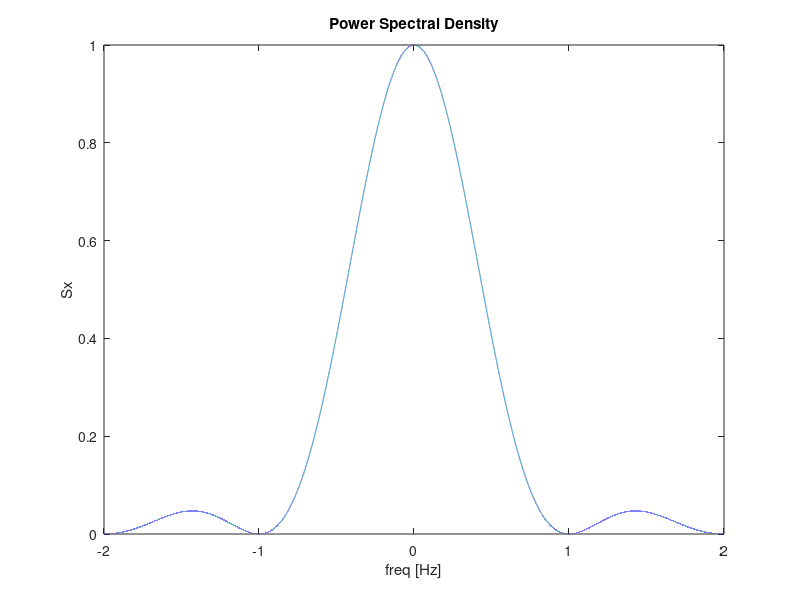

This chart was generated by the following MATLAB code: (Note: this script raises an error after producing the figure.)
%% Problem 1
% The power spectral density of a random binary sequence with chip interval
% Tc is given by 
%                           Sx(f) = Tc*(sinc(f*Tc))^2
%
% From lecture we know that over 90% of the power in Sx(f) lies in the 
% interval -1/Tc < f < 1/Tc
%--------------------------------------------------------------------------
clc; close all; clear all
format short
% What percentage of power lies in -2/Tc < f < 2/Tc ?
Tc = 1;
f = linspace(-2/Tc, 2/Tc, 1e5);
Sx = Tc*(sinc(f*Tc)).^2;
plot(f,Sx);
xlabel('freq [Hz]'); ylabel('Sx'); title('Power Spectral Density')

Sx = @(f) Tc*(sinc(f*Tc)).^2;
power = integral(Sx,-2/Tc, 2/Tc);

% Integral of Sx(f) over -Inf < f < Inf = 1. Then, the percentage is 
total_power = 1;
round(power/total_power, 3)


%% Problem 2
% GPS L1 C/A code has a Tc ~ 1us 
% ==> null-to-null bandwidth of the main lobe of the power spectrum (B1)
% B1 = 2/Tc ~ 2 MHz
%
% Note that the spectrum of Sx within B1 is not filled uniformly with power.
%--------------------------------------------------------------------------
clc; close all; clear all
format short

Tc = 1e-6; W = 2e6;
syms f f1 tau tau1
Sx = Tc*(sinc(f1*Tc))^2;
Sx_efficient = rectangularPulse(f/W)/W;

figure()
fplot(Sx,[-2/Tc, 2/Tc], Color='k')
hold on
fplot(Sx_efficient,[-2/Tc, 2/Tc], Color='b')
title('Power spectral density')
legend('Sx','Sx_{efficient}')

% a) Find the autocorrelation function Rx(tau) of the spreading waveform by
% taking the inverse transform of Sx(f)
Rx_efficient = ifourier(Sx_efficient,f,tau);

figure()
fplot(Rx_efficient, [-10*Tc, 10*Tc], Color='b')
title('Autocorrelation of Rx_{efficient}') 

% b) How wide is the main peak in the autocorrelation function Rx (from
% first left to first right zero-crossing)?
right_zero_crossing = vpa(solve(Rx_efficient));
main_peak_width = 2*right_zero_crossing % since the function is symmetric

% c) Compare this width to the width of the peak of the autocorrelation
% function Rx_bar for a random binary sequence with a null-to-null
% bandwidth B1 = W
Rx_bar = triangularPulse(-Tc, Tc, tau1); % from class notes

figure()
fplot(Rx_bar,[-10*Tc, 10*Tc], Color='k')
hold on
fplot(Rx_efficient, [-10*Tc, 10*Tc], Color='b')
title('Autocorrelation') 
legend('Rx','Rx_{efficient}')

main_peak_width_bar = 2*Tc

% d) The following ratio shows that the width of the main peak of the 
% autocorrelation function of the more efficient waveform (in terms of 
% noise) is more than 3 times wider than the original random binary
% sequence. This means that one would loose precision. 
% 
% My logic is the following, one would want the autocorrelation to be a 
% dirac delta. Then, the achieved precision would be excellent. As far as
% one gets from this ideal situation the worse the precision gets.
ratio = main_peak_width / main_peak_width_bar 

% What about the high-C/N0 scenario vs the low-C/N0 scenario?
% The wider your signal is in the time-domain, the narrower it is in the
% frequency domain. The narrower the frequency domain, the further away
% from a Dirac delta the autocorrelation gets. 
% However, the wider the signal in the time domain the better would be the
% receiver's ability to understand the signal under low C/N0 situations.
% Therefore, a tradeoff exists and there's no right answer. I would say
% that in a low-C/N0 scenario one should try to slow the sequence down as
% much as possible to detect it because detecting it and getting low
% accuracy in the range measurement is better than not detecting at all. In
% a high-C/N0 I would by greedy with respect to accuracy and make the
% spreading code as fast as possible.

% e) The pseudo-random binary sequence was chosen because of its built-in
% ranging capabilities, multiple access characteristic and jamming
% rejection. The reason why it needs to be pseudo-random is because without
% knowing the actual sequence there's no way to actually "lock" to the
% spreading code (no way to have a local replica).

%% Problem 3
% Suppose you buy a fancy low-noise amplifier and crygenic cooling system
% for your GNSS receiver so that your receiver temperature drops to 
%                           TR = 50K
% Assuming an antenna temperature of 100K, calculate the corresponding
% noise density N0 in dBW/Hz
clc, close all, clear all

k = 1.380649e-23; % Boltzmann's constant
TA = 100;       % Antenna temperature
TR = 50;        % Receiver temperature
Ts = TA + TR;   % System temperature
N0 = k*Ts;      % Effective noise density for the system

% Effective noise density for the system expressed in dBW/Hz
N0_dBW_Hz = 10*log10(N0) % Effective noise density [dBW/Hz]

% Now consider how this reduction in noise density gets offset by the
% interference effects of other GNSS signals, due to "multiple-access". 
% Supposse that the desired signal is one of M = 10 received signals, each 
% with received power
%                            PI = -155 dbW
%                            Tc = 1/1023 us
%
% Notes from class: multiple-access interference is characterized as follow
%
%                          I0 = (2/3)*PI*Tc*(M-1)
M = 10;
PI_dBW = -155;
PI = 10^(PI_dBW/10); 
Tc = (1/1023) * 1e-3;
I0 = (2/3)*PI*Tc*(M-1);

I0_dBW_Hz = 10*log10(I0)    % Multiple-access interference [dBW/Hz]

% What will be the equivalent (noise + interference) density N0_eq?
N0eq = N0 + I0;
N0eq_dBW_Hz = 10*log10(N0eq) % Noise equivalent density [dBW/Hz]

%% Problem 4
% Suppose that C(t) has a power spectral density given by:
%
%                   Sc(f) = Tc * rectangularPulse(f*Tc)
%
% Where 'rectangularPulse' is the rect function introduced in lecture.
% Imagine a constellation of GNSS satellites broadcasting signals having
% this new Sc(f). Assume the signals have no data bit modulation, so that
% the signal's baseband representation is of the form:
%
%                   r(t) = sqrt(P)*C(t)*exp[j theta(t)]
%
clc, close all, clear all

% For this case, calculate I0 = SI(f=0) for a single multiple-access
% interference signal with power PI, where I0 and SI(f), the power spectrum
% of I(t), were defined in class.
%
% ANSWER:
% Following the same reasoning as in lecture:
% If CI(t) is a random-binary sequence "like C(t)" (same Tc), and if the
% two are uncorrelated. Then, (assuming fD=0)
%                       
%                   SrI(f) = PI*Sc(f)
% Thus, 
%                   SI(f) = Sc(f) x SrI(f) = Sc(f) x (PI*Sc(f))
%
%                   SI(f) = PI * integral_{-inf}^{inf}(Sc(f-x)Sc(x) dx
%
% Since, Sc(f) = Sc(-f)
%
%                   SI(f) = PI * integral_{-inf}^{inf}(Sc(x-f)Sc(x) dx
%
% Now, using the fact that the receiver has a low pass filter, only the f=0
% part of the spectral density leaks through. Therefore, it's ok to assume 
% I0 = SI(f=0) (REMEMBER: I0 is also a power density)
%
%     SI(0) = PI * integral_{-inf}^{inf}(Sc(x)^2) dx
%
%     SI(0) = PI * integral_{-inf}^{inf}(Tc*rectangularPulse(x*Tc)^2) dx
%
%     SI(0) = PI*Tc
I0 = PI*Tc;
I0_dBW_Hz = 10*log10(I0)

% Now consider M multiple-access signals (including the desired signal). If
% each of the M received signals has power PI, at what value of M does I0
% exceed N0? Express your answer in terms of N0, Tc, PI.
%
% ANSWER:
% The multiple-access interference is characterized by:
%
%           I0 = PI*Tc*(M-1)
%
% We want to know what M would result in I0 >= N0
%
%           PI*Tc*(M-1) >= N0
%           M >= N0/(PI*Tc) + 1, where M is integer
%        
% => I0 exceeds N0 when:
%           M = ceil(N0/(PI*Tc) + 1)
%

%% Problem 5
% TODO: solve this problem (Doesn't look hard. Just plot stuff)

%% Problem 6
clear all; clc; close all;
addpath("research/toolbox/")

%----- Load data
load('prn31_22apr03_01hrs40min00sec_gmt_fl1_46_08mhz_250msec.mat');

start = 8000;
Y_windowed = Y(start:start+400,:);

% Plotting the complex representation of the signal such that it forms a
% "perfect" square in the the complex plane.
figure()
plot(Y_windowed,'.')
xlabel('In phase');
ylabel('Quadrature');
title('Complex representation of the baseband signal');

t = XDelta*(0:400) * 1e6;
CA_code = real(Y_windowed);
Y_code = imag(Y_windowed);

% Plotting the real and imaginary parts of the signal
figure()
subplot(2,1,1)
    plot(t,CA_code)
    xlabel('time [us]');
    ylabel('X_{In-phase}');
    title('Time-domain representation of X_{In-phase}');

subplot(2,1,2)
    plot(t, Y_code)
    xlabel('time [us]');
    ylabel('X_{Quadrature}');
    title('Time-domain representation of X_{Quadrature}');

% TODO: Measure the smallest chip interval for both codes.

% The ratio of the C/A code amplitude to the P(Y) code amplitude
ratio = mean(sqrt(CA_code.^2)) / mean(sqrt(Y_code.^2)) % Amplitude of C/A_code is ~1.4x P(Y) code amplitude 

%% Problem 7
% Verify by "Matlab experiment" that the power spectral density of a random
% binary sequence is given by 
%               
%                   Sx(f) = Tc*sinc(f*Tc)^2
% 
clear all; clc; close all

Tc = 1e-6;
N = 2^16;
X = 2*randi([0 1], N, 1) - 1;
t = (0:N-1)*Tc;

OS = (5/83);
Tos = OS*Tc;
Xos = oversampleSpreadingCode(X, OS, 0, ceil(N/OS), N);
tos = (0:(length(Xos)-1))*Tos;

% Plot the sequence (for better visualization reduce the number of points
figure()
plot( tos, Xos,'o', 'Color', 'red')
hold on
stairs( t, X, '-b', 'LineWidth', 2)
xlabel('Time (s)')
ylabel('Signal')
legend('Oversampled', 'Original')

%----- Compute power spectrum estimate
fs = 1/Tos;
nfft = 2^10;
[S_Xos,fVec] = pwelch(Xos,hann(nfft),[],nfft,fs,"twosided");

%----- Plot results
yLow = 10*log10(min(S_Xos));
yHigh = 10*log10(max(S_Xos)) + 10;
T = nfft/fs;
delf = 1/T;
fcenter = (nfft/2)*delf;
fVec = fVec - fcenter;
S_Xos = [S_Xos(nfft/2 + 1 : end); S_Xos(1:nfft/2)];

figure()
area(fVec/1e6, 10*log10(S_Xos), yLow);
ylim([yLow,yHigh]);
grid on;
shg;
xlabel('Frequency (MHz)');
ylabel('Power density (dBW/Hz)');
title('Power spectral density estimate of the oversampled binary random sequence');
shg;

% Height of the main lobe in dBW/Hz 
height_main_lobe = 10*log10(Tc*(sinc(0))^2)

%% Problem 9a

% correlationExperiments.m
%
% Experiment with properties of pseudorandom sequences.


clear;clc;
addpath("research/toolbox/")
%----- Setup
nStages = 10;                 % Number of stages in LFSR
Tc = 1e-3/1023;               % Chip interval in seconds
delChip = 3/217;              % Sampling interval in chips
delOffset  = 0;               % Offset of first sample
delt = delChip*Tc;            % Sampling interval in seconds
fs = 1/delt;                  % Sampling frequency in Hz
Np = 2^nStages - 1;           % Period of the sequence in chips
Nr = 20;                      % Number of repetitions of the sequence
Ns = round(Nr*Np/delChip);    % Number of samples of the sequence 

N = 10000;
varVec = zeros(N,1);
for i=1:N
    % codeType:
    % rand ---- Sequence derived from Matlab randn function
    % pi ------ Sequence derived from the digits of pi
    % mseq ---- Maximal-length sequence with n = nStages
    codeType = 'rand';
    
    %----- Generate codes
    X1 = zeros(Np,1);
    X2 = zeros(Np,1);
    if(strcmp(codeType,'rand'))
      X1 = sign(sign(randn(Np,1)) + 0.1);
      X2 = sign(sign(randn(Np,1)) + 0.1);
    elseif(strcmp(codeType,'pi'))
      [sPi,vPi] = pi2str(2*Np);
      X1 = vPi(1:Np) >= 5;
      X1 = 2*X1 - 1;
      X2 = vPi(Np+1:2*Np) >= 5;
      X2 = 2*X2 - 1;
    elseif(strcmp(codeType,'mseq'))
    ciVec1 = [9, 4]';  
    ciVec2 = [9, 2]';
    a0Vec1 = [1;zeros(nStages-1,1)];
    a0Vec2 = ones(nStages,1);
    X1 = generateLfsrSequence(nStages,ciVec1,a0Vec1);
    X2 = generateLfsrSequence(nStages,ciVec2,a0Vec2);
    X1 = 2*X1 - 1;
    X2 = 2*X2 - 1;
    else
      error('Unrecognized code type');
    end
    
    %----- Compute the sequence crosscorrelation
    [Rseq12,iiVecSeq] = ccorr(X1,X2);
    index = find(iiVecSeq==0);
    crosscorrVec(i) = Rseq12(index);
end

% The problem asks about the variance of the cross-correlation at k=0
variance = var(crosscorrVec)

%% Problem 9b

% correlationExperiments.m
%
% Experiment with properties of pseudorandom sequences.


clear;clc; format short
addpath("research/toolbox/")
%----- Setup
nStages = 10;                 % Number of stages in LFSR
Tc = 1e-3/1023;               % Chip interval in seconds
delChip = 3/217;              % Sampling interval in chips
delOffset  = 0;               % Offset of first sample
delt = delChip*Tc;            % Sampling interval in seconds
fs = 1/delt;                  % Sampling frequency in Hz
Np = 2^nStages - 1;           % Period of the sequence in chips
Nr = 20;                      % Number of repetitions of the sequence
Ns = round(Nr*Np/delChip);    % Number of samples of the sequence 

N = 6;
varVec = zeros(N,1);
for i=1:N
    ciVec1 = [
        [10, 9, 8, 5]',...  
        [10, 9, 7, 6]',...
        [10, 9, 7, 3]',...
        [10, 9, 6, 1]',...
        [10, 9, 5, 2]',...
        [10, 9, 4, 2]'
    ];
    ciVec2 = [
        [10, 9, 8, 7, 5, 4]',...  
        [10, 9, 8, 7, 4, 1]',...
        [10, 9, 8, 7, 3, 2]',...
        [10, 9, 8, 6, 5, 1]',...
        [10, 9, 8, 6, 4, 2]',...
        [10, 9, 8, 6, 4, 2]'  
    ];
    a0Vec1 = [1;zeros(nStages-1,1)];
    a0Vec2 = ones(nStages,1);
    X1 = generateLfsrSequence(nStages,ciVec1(:,i),a0Vec1);
    X2 = generateLfsrSequence(nStages,ciVec2(:,i),a0Vec2);
    X1 = 2*X1 - 1;
    X2 = 2*X2 - 1;
    %----- Compute the sequence crosscorrelation
    [Rseq12,iiVecSeq] = ccorr(X1,X2);
    
    bound_crosscorrVec(i) = max(Rseq12);

    %----- Compute the sequence autocorrelation
    [Rseq11,iiVecSeq] = ccorr(X1,X1);
    index = find(iiVecSeq==0);
    autocorrVec(i) = Rseq11(index);
end

% The value of the autocorr at k=0 ~ (N-1)
autocorrVec

% The bound of the cross-correlation >= sqrt(N)
bound_crosscorrVec

